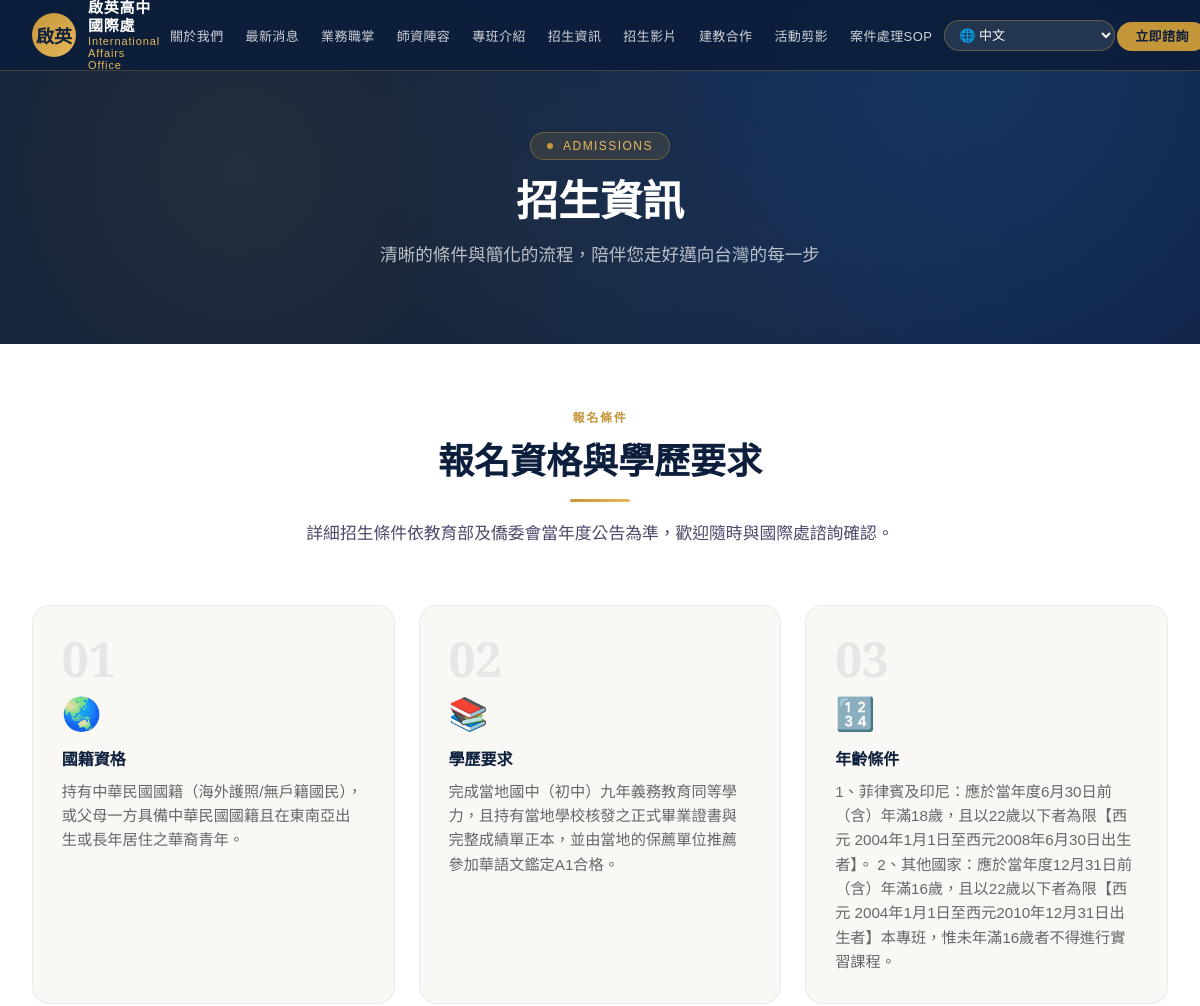
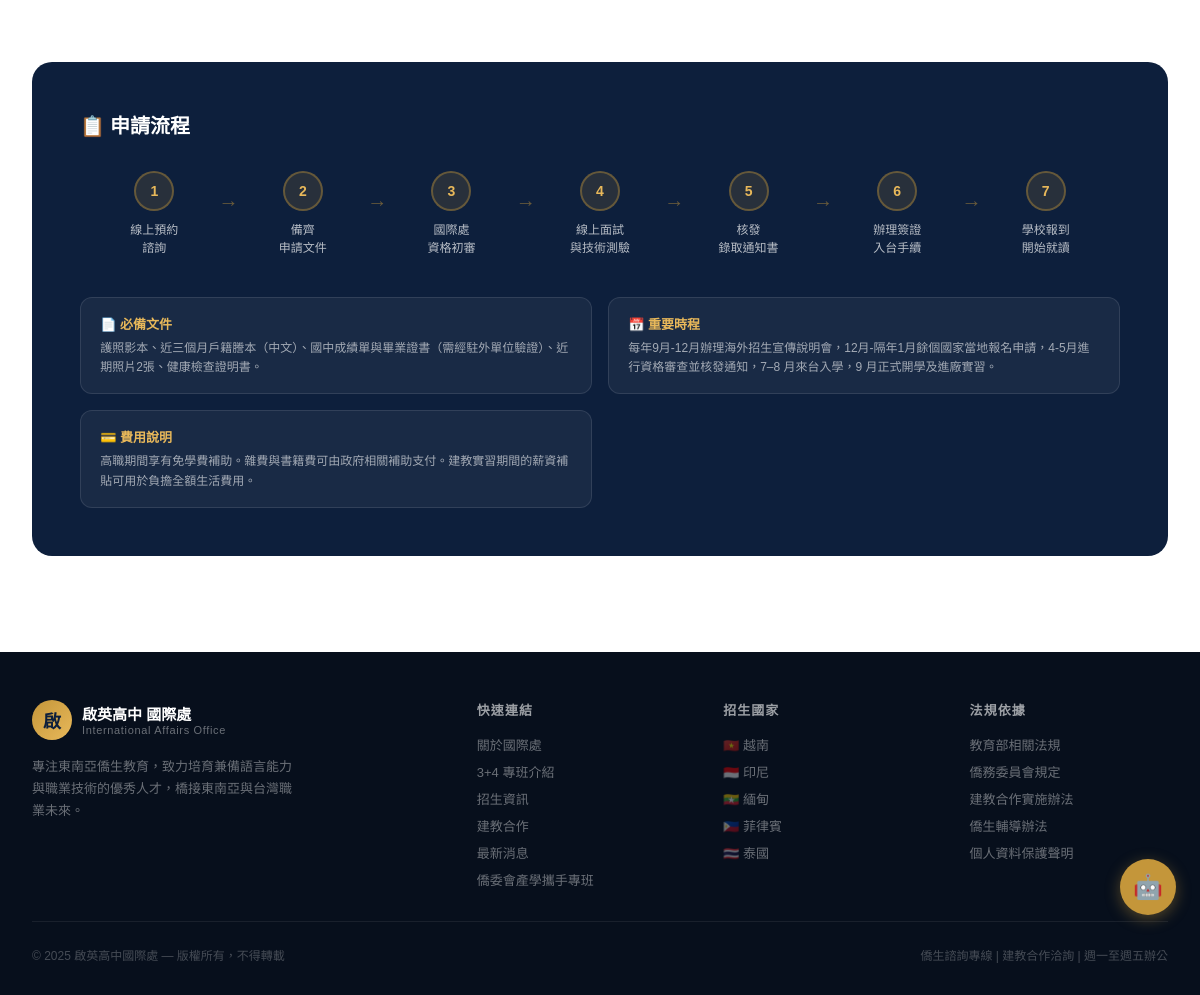
/admissions, run on the app's committed database (2 pictures, top to bottom).
### models.py (models this page shows, shortened)
class AdmissionsRequirement(db.Model):
    id = db.Column(db.Integer, primary_key=True)
    icon = db.Column(db.String(10), nullable=False)        # emoji
    title = db.Column(db.String(100), nullable=False)
    description = db.Column(db.Text, nullable=False)
    order = db.Column(db.Integer, default=0)

class SiteConfig(db.Model):
    id = db.Column(db.Integer, primary_key=True)
    key = db.Column(db.String(100), unique=True, nullable=False)
    value = db.Column(db.Text, nullable=False)
    label = db.Column(db.String(100), nullable=False)

### app.py (the view)
@app.route('/admissions')
def admissions():
    requirements = AdmissionsRequirement.query.order_by(AdmissionsRequirement.order).all()
    configs = {c.key: c.value for c in SiteConfig.query.all()}
    return render_template('admissions.html', configs=configs, requirements=requirements)

### templates/admissions.html (shortened to what this page needs)
{% extends "base.html" %}
{% block content %}
<section class="hero" style="min-height: auto; padding: 100px 0 40px; background: var(--navy);">
  <div class="hero-pattern"></div>
  <div class="hero-inner" style="grid-template-columns: 1fr; text-align: center; padding: 2rem;">
    <div style="max-width: 800px; margin: 0 auto;">
      <div class="hero-eyebrow" style="margin-bottom: 1rem;">
        <div class="hero-dot"></div>
        <span>ADMISSIONS</span>
      </div>
      <h1 class="hero-title" style="font-size: clamp(2rem, 3.5vw, 3rem); margin-bottom: 1rem;">招生資訊</h1>
      <p class="hero-subtitle" style="font-size: 1.1rem; margin-bottom: 0;">清晰的條件與簡化的流程，陪伴您走好邁向台灣的每一步</p>
    </div>
  </div>
</section>
<section class="section admissions" id="admissions" style="background: var(--warm-white); padding-top: 4rem;">
  <div class="section-inner">
    <div class="section-header" style="text-align: center; margin-bottom: 3.5rem;">
      <div class="section-eyebrow">報名條件</div>
      <h2 class="section-title">報名資格與學歷要求</h2>
      <div class="divider" style="margin: 1rem auto;"></div>
      <p class="section-desc" style="margin: 0 auto;">詳細招生條件依教育部及僑委會當年度公告為準，歡迎隨時與國際處諮詢確認。</p>
    </div>
    <div class="adm-grid">
      {% for req in requirements %}
      <div class="adm-card">
        <div class="adm-num">{{ "%02d"|format(loop.index) }}</div>
        <div class="adm-icon">{{ req.icon }}</div>
        <h3>{{ req.title }}</h3>
        <div style="font-size: 0.95rem; color: #666; line-height: 1.6;">{{ req.description | safe }}</div>
      </div>
      {% endfor %}
    </div>
    <div class="adm-process" style="margin-top: 4rem;">
      <div class="adm-process-title">📋 申請流程</div>
      <div class="adm-steps">
        <div class="adm-step">
          <div class="adm-step-circle">1</div>
          <div class="adm-step-label">線上預約<br>諮詢</div>
        </div>
        <div class="adm-step">
          <div class="adm-step-circle">2</div>
          <div class="adm-step-label">備齊<br>申請文件</div>
        </div>
        <div class="adm-step">
          <div class="adm-step-circle">3</div>
          <div class="adm-step-label">國際處<br>資格初審</div>
        </div>
        <div class="adm-step">
          <div class="adm-step-circle">4</div>
          <div class="adm-step-label">線上面試<br>與技術測驗</div>
        </div>
        <div class="adm-step">
          <div class="adm-step-circle">5</div>
          <div class="adm-step-label">核發<br>錄取通知書</div>
        </div>
        <div class="adm-step">
          <div class="adm-step-circle">6</div>
          <div class="adm-step-label">辦理簽證<br>入台手續</div>
        </div>
        <div class="adm-step">
          <div class="adm-step-circle">7</div>
          <div class="adm-step-label">學校報到<br>開始就讀</div>
        </div>
      </div>
      <div class="adm-reqs">
        <div class="adm-req-item">
          <h4>📄 必備文件</h4>
          <div>{{ configs.get('admissions_documents', '護照影本、近三個月戶籍謄本（中文）、國中成績單與畢業證書（需經駐外單位驗證）、近期照片2張、健康檢查證明書。') | safe }}</div>
        </div>
        <div class="adm-req-item">
          <h4>📅 重要時程</h4>
          <div>{{ configs.get('admissions_schedule', '每年 1–3 月辦理海外招生宣傳說明會，5 月底截止報名申請，7–8 月進行資格審查並核發通知，9 月正式入學開學。') | safe }}</div>
        </div>
        <div class="adm-req-item">
          <h4>💳 費用說明</h4>
          <div>{{ configs.get('admissions_fees', '高職期間享有免學費補助。雜費與書籍費可由政府相關補助支付。建教實習期間的薪資補貼可用於負擔全額生活費用。') | safe }}</div>
        </div>
      </div>
    </div>
  </div>
</section>
{% endblock %}

### templates/base.html (style rules this page uses)
html, body { top: 0px !important; margin-top: 0px !important; position: relative !important; }

### data on the page
AdmissionsRequirement: icon "🌏", title "國籍資格", description "持有中華民國國籍（海外護照/無戶籍國民），或父母一方具備中華民國國籍且在東南亞出生或長年居住之華裔青年。"
AdmissionsRequirement: icon "📚", title "學歷要求", description "完成當地國中（初中）九年義務教育同等學力，且持有當地學校核發之正式畢業證書與完整成績單正本，並由當地的保薦單位推薦參加華語文鑑定A1合格。"
AdmissionsRequirement: icon "🔢", title "年齡條件", description "1、菲律賓及印尼：應於當年度6月30日前（含）年滿18歲，且以22歲以下者為限【西元 2004年1月1日至西元2008年6月30日出生者】。 2、其他國家：應於當年度12月31日前（含）年滿16歲，且以22歲以下者為限【西元 2004年1月1日至西元2010年12月31日出生者】本專班，惟未年滿16歲者不得進行實 習課程。"
SiteConfig: get "護照影本、近三個月戶籍謄本（中文）、國中成績單與畢業證書（需經駐外單位驗證）、近期照片2張、健康檢查證明書。"
SiteConfig: get "每年9月-12月辦理海外招生宣傳說明會，12月-隔年1月餘個國家當地報名申請，4-5月進行資格審查並核發通知，7–8 月來台入學，9 月正式開學及進廠實習。"
SiteConfig: get "高職期間享有免學費補助。雜費與書籍費可由政府相關補助支付。建教實習期間的薪資補貼可用於負擔全額生活費用。"
